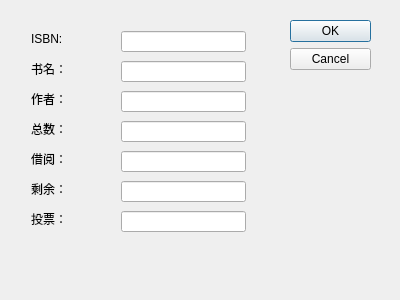
<?xml version="1.0" encoding="UTF-8"?>
<ui version="4.0">
 <class>QueryBookDialog</class>
 <widget class="QDialog" name="QueryBookDialog">
  <property name="geometry">
   <rect>
    <x>0</x>
    <y>0</y>
    <width>400</width>
    <height>300</height>
   </rect>
  </property>
  <property name="windowTitle">
   <string>Dialog</string>
  </property>
  <widget class="QDialogButtonBox" name="buttonBox">
   <property name="geometry">
    <rect>
     <x>290</x>
     <y>20</y>
     <width>81</width>
     <height>241</height>
    </rect>
   </property>
   <property name="orientation">
    <enum>Qt::Vertical</enum>
   </property>
   <property name="standardButtons">
    <set>QDialogButtonBox::Cancel|QDialogButtonBox::Ok</set>
   </property>
  </widget>
  <widget class="QLabel" name="labelISBN">
   <property name="geometry">
    <rect>
     <x>31</x>
     <y>31</y>
     <width>36</width>
     <height>16</height>
    </rect>
   </property>
   <property name="text">
    <string>ISBN:</string>
   </property>
  </widget>
  <widget class="QLabel" name="labelBookName">
   <property name="geometry">
    <rect>
     <x>31</x>
     <y>61</y>
     <width>73</width>
     <height>16</height>
    </rect>
   </property>
   <property name="text">
    <string>书名：</string>
   </property>
  </widget>
  <widget class="QLabel" name="labelAuthor">
   <property name="geometry">
    <rect>
     <x>31</x>
     <y>91</y>
     <width>44</width>
     <height>16</height>
    </rect>
   </property>
   <property name="text">
    <string>作者：</string>
   </property>
  </widget>
  <widget class="QLabel" name="labelNumberAll">
   <property name="geometry">
    <rect>
     <x>31</x>
     <y>121</y>
     <width>32</width>
     <height>16</height>
    </rect>
   </property>
   <property name="text">
    <string>总数：</string>
   </property>
  </widget>
  <widget class="QLabel" name="labelLoan">
   <property name="geometry">
    <rect>
     <x>31</x>
     <y>151</y>
     <width>46</width>
     <height>16</height>
    </rect>
   </property>
   <property name="text">
    <string>借阅：</string>
   </property>
  </widget>
  <widget class="QLabel" name="labelRemain">
   <property name="geometry">
    <rect>
     <x>31</x>
     <y>181</y>
     <width>64</width>
     <height>16</height>
    </rect>
   </property>
   <property name="text">
    <string>剩余：</string>
   </property>
  </widget>
  <widget class="QLabel" name="labelVote">
   <property name="geometry">
    <rect>
     <x>31</x>
     <y>211</y>
     <width>32</width>
     <height>16</height>
    </rect>
   </property>
   <property name="text">
    <string>投票：</string>
   </property>
  </widget>
  <widget class="QLineEdit" name="lineEditISBN">
   <property name="geometry">
    <rect>
     <x>121</x>
     <y>31</y>
     <width>125</width>
     <height>21</height>
    </rect>
   </property>
  </widget>
  <widget class="QLineEdit" name="lineEditBookName">
   <property name="geometry">
    <rect>
     <x>121</x>
     <y>61</y>
     <width>125</width>
     <height>21</height>
    </rect>
   </property>
  </widget>
  <widget class="QLineEdit" name="lineEditAuthor">
   <property name="geometry">
    <rect>
     <x>121</x>
     <y>91</y>
     <width>125</width>
     <height>21</height>
    </rect>
   </property>
  </widget>
  <widget class="QLineEdit" name="lineEditTotal">
   <property name="geometry">
    <rect>
     <x>121</x>
     <y>121</y>
     <width>125</width>
     <height>21</height>
    </rect>
   </property>
  </widget>
  <widget class="QLineEdit" name="lineEditLoaned">
   <property name="geometry">
    <rect>
     <x>121</x>
     <y>151</y>
     <width>125</width>
     <height>21</height>
    </rect>
   </property>
  </widget>
  <widget class="QLineEdit" name="lineEditRemaining">
   <property name="geometry">
    <rect>
     <x>121</x>
     <y>181</y>
     <width>125</width>
     <height>21</height>
    </rect>
   </property>
  </widget>
  <widget class="QLineEdit" name="lineEditVote">
   <property name="geometry">
    <rect>
     <x>121</x>
     <y>211</y>
     <width>125</width>
     <height>21</height>
    </rect>
   </property>
  </widget>
 </widget>
 <resources/>
 <connections>
  <connection>
   <sender>buttonBox</sender>
   <signal>accepted()</signal>
   <receiver>QueryBookDialog</receiver>
   <slot>accept()</slot>
   <hints>
    <hint type="sourcelabel">
     <x>248</x>
     <y>254</y>
    </hint>
    <hint type="destinationlabel">
     <x>157</x>
     <y>274</y>
    </hint>
   </hints>
  </connection>
  <connection>
   <sender>buttonBox</sender>
   <signal>rejected()</signal>
   <receiver>QueryBookDialog</receiver>
   <slot>reject()</slot>
   <hints>
    <hint type="sourcelabel">
     <x>316</x>
     <y>260</y>
    </hint>
    <hint type="destinationlabel">
     <x>286</x>
     <y>274</y>
    </hint>
   </hints>
  </connection>
 </connections>
</ui>
